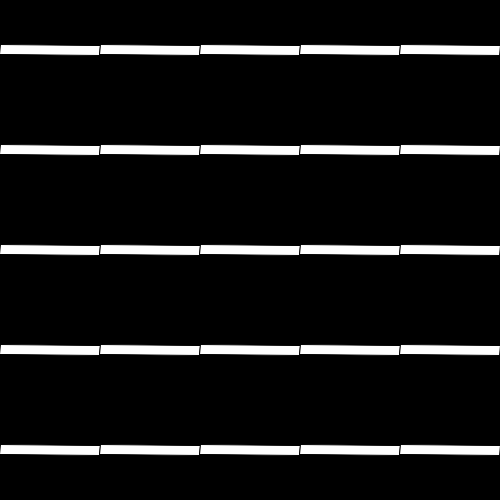
Frame 1 (no input)
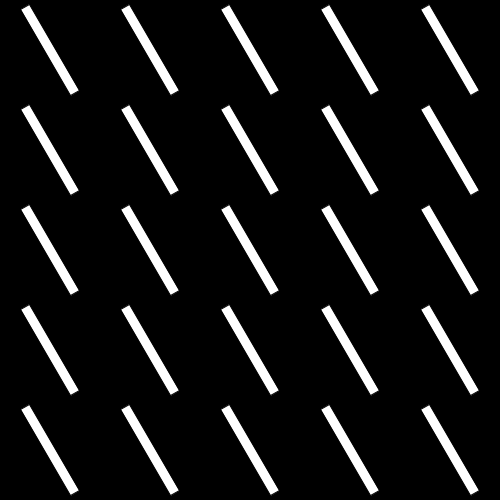
Frame 60 (the mouse pressed at the canvas centre just before this capture)
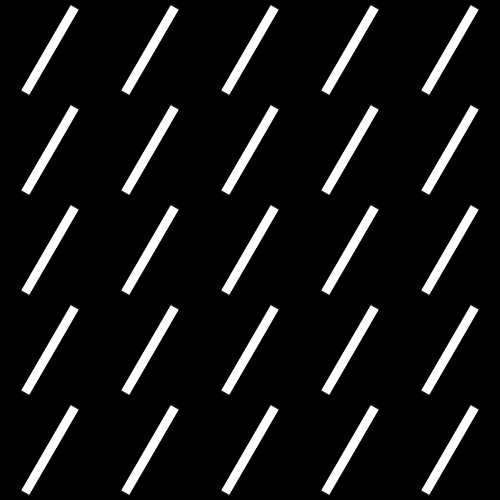
Frame 120 (the mouse held since frame 60 and released just before this capture)

The Processing sketch that drew these frames (run headless with seeded random() and noise(); from frame 60 on, the mouse is pressed at the canvas centre):

// Processing sketch: week05_07_mutiple_pop_pushMatrix
// ── week05_07_mutiple_pop_pushMatrix.pde
//week05_07_mutiple_pop&pushMatrix
void setup(){
  size(500,500);
}
void draw(){
  background(0);
  for(int x= 50; x<500; x+=100){  
    for(int y= 50; y<500; y+=100){
      pushMatrix();
        translate(x,y);
        rotate(radians(frameCount));
        rect(-50,-5,100,10);
      popMatrix();
    }
  }
}
